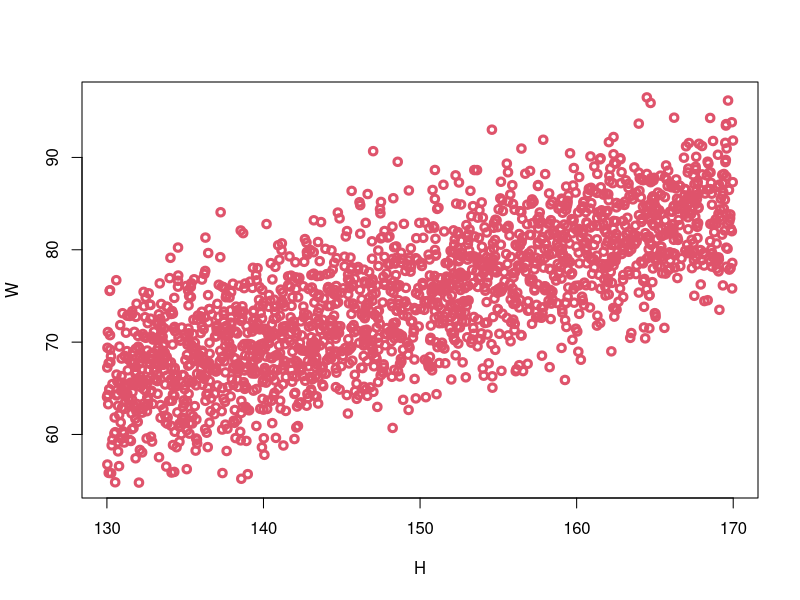

This figure's R source:
# function to simulate weights of individuals from height
# sd = standard deviation = U
# rnorm = a randowm normal;
    # which we simulate one for each individual  # nolint
    # in the vector H/ the length of H; wiht a mean of 0
    # and some standard deviation

sim_weight <- function(H, b, sd) {
  U <- rnorm(length(H), 0, sd)
  W <- b*H + U
  return(W)
}


H <- runif(2000, min = 130, max = 170)                               # 200 random individuals, with heights within 130 and 170 # nolint
W <- sim_weight(H, b = 0.5, sd = 5)
plot(W ~ H, col = 2, lwd = 3)